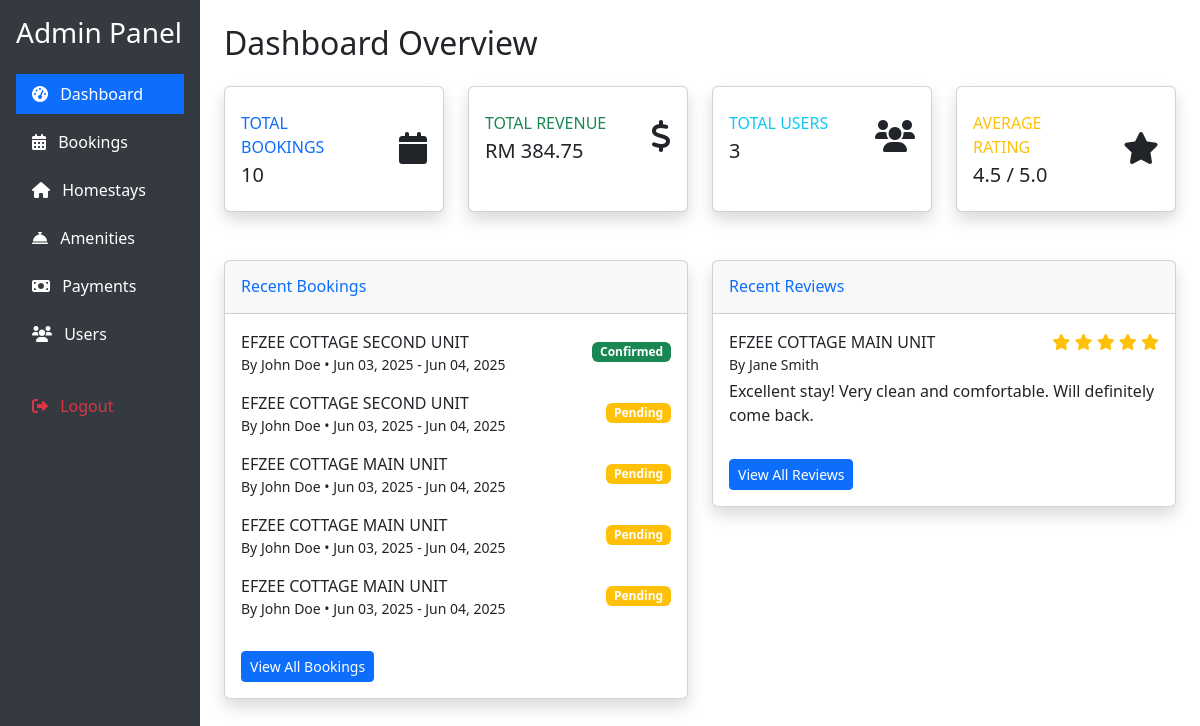
/admin.php (signed in), run on the app's committed database.
### tables this page shows
CREATE TABLE `bookings` (
  `booking_id` int NOT NULL,
  `user_id` int DEFAULT NULL,
  `homestay_id` int DEFAULT NULL,
  `check_in_date` date NOT NULL,
  `check_out_date` date NOT NULL,
  `total_guests` int NOT NULL,
  `total_price` decimal(10,2) NOT NULL,
  `status` enum('pending','confirmed','cancelled','completed') DEFAULT 'pending'
);

CREATE TABLE `homestays` (
  `homestay_id` int NOT NULL,
  `name` varchar(100) NOT NULL,
  `description` text,
  `address` text NOT NULL,
  `price_per_night` decimal(10,2) NOT NULL,
  `max_guests` int NOT NULL,
  `bedrooms` int NOT NULL,
  `bathrooms` int NOT NULL,
  `status` enum('available','booked','maintenance') DEFAULT 'available'
);

CREATE TABLE `users` (
  `user_id` int NOT NULL,
  `name` varchar(100) NOT NULL,
  `email` varchar(100) NOT NULL,
  `password` varchar(255) NOT NULL,
  `phone` varchar(20) DEFAULT NULL,
  `role` enum('guest','admin') DEFAULT 'guest',
  `created_at` timestamp NULL DEFAULT CURRENT_TIMESTAMP
);

CREATE TABLE `reviews` (
  `review_id` int NOT NULL,
  `booking_id` int DEFAULT NULL,
  `user_id` int DEFAULT NULL,
  `homestay_id` int DEFAULT NULL,
  `rating` int NOT NULL,
  `comment` text,
  `status` enum('pending','approved','rejected') DEFAULT 'pending',
  `created_at` timestamp NULL DEFAULT CURRENT_TIMESTAMP
);

### admin.php (the view, shortened to what this page needs)
<?php
require_once 'config.php';
?>
<!DOCTYPE html>
<html lang="en">
<head>
    <link href="https://cdn.jsdelivr.net/npm/bootstrap@5.3.0/dist/css/bootstrap.min.css" rel="stylesheet">
    <link href="https://cdnjs.cloudflare.com/ajax/libs/font-awesome/6.0.0/css/all.min.css" rel="stylesheet">
</head>
<body>
    <div class="container-fluid">
        <div class="row">
            <div class="col-md-3 col-lg-2 sidebar p-3">
                <h3 class="text-white mb-4">Admin Panel</h3>
                <div class="nav flex-column">
                    <a href="admin.php" class="nav-link active mb-2">
                        <i class="fas fa-tachometer-alt me-2"></i> Dashboard
                    </a>
                    <a href="admin_bookings.php" class="nav-link mb-2">
                        <i class="fas fa-calendar-alt me-2"></i> Bookings
                    </a>
                    <a href="admin_homestays.php" class="nav-link mb-2">
                        <i class="fas fa-home me-2"></i> Homestays
                    </a>
                    <a href="admin_amenities.php" class="nav-link mb-2">
                        <i class="fas fa-concierge-bell me-2"></i> Amenities
                    </a>
                    <a href="admin_payments.php" class="nav-link mb-2">
                        <i class="fas fa-money-bill me-2"></i> Payments
                    </a>
                    <a href="admin_users.php" class="nav-link mb-2">
                        <i class="fas fa-users me-2"></i> Users
                    </a>
                    <a href="logout.php" class="nav-link mt-4 text-danger">
                        <i class="fas fa-sign-out-alt me-2"></i> Logout
                    </a>
                </div>
            </div>
            <div class="col-md-9 col-lg-10 p-4">
                <h2 class="mb-4">Dashboard Overview</h2>
                <div class="row mb-4">
                    <?php
                    $stmt = $conn->prepare("SELECT COUNT(*) as count FROM bookings");
                    $stmt->execute();
                    $bookings_count = $stmt->get_result()->fetch_assoc()['count'];
                    $stmt = $conn->prepare("SELECT SUM(amount) as total FROM payments WHERE status = 'completed'");
                    $stmt->execute();
                    $total_revenue = $stmt->get_result()->fetch_assoc()['total'] ?? 0;
                    $stmt = $conn->prepare("SELECT COUNT(*) as count FROM users WHERE role = 'guest'");
                    $stmt->execute();
                    $users_count = $stmt->get_result()->fetch_assoc()['count'];
                    $stmt = $conn->prepare("SELECT AVG(rating) as avg FROM reviews");
                    $stmt->execute();
                    $avg_rating = number_format($stmt->get_result()->fetch_assoc()['avg'] ?? 0, 1);
                    ?>
                    <div class="col-md-6 col-xl-3 mb-4">
                        <div class="card border-left-primary shadow h-100 py-2">
                            <div class="card-body">
                                <div class="row no-gutters align-items-center">
                                    <div class="col mr-2">
                                        <div class="text-xs font-weight-bold text-primary text-uppercase mb-1">Total
                                            Bookings</div>
                                        <div class="h5 mb-0 font-weight-bold text-gray-800">
                                            <?php echo $bookings_count; ?>
                                        </div>
                                    </div>
                                    <div class="col-auto">
                                        <i class="fas fa-calendar fa-2x text-gray-300"></i>
                                    </div>
                                </div>
                            </div>
                        </div>
                    </div>
                    <div class="col-md-6 col-xl-3 mb-4">
                        <div class="card border-left-success shadow h-100 py-2">
                            <div class="card-body">
                                <div class="row no-gutters align-items-center">
                                    <div class="col mr-2">
                                        <div class="text-xs font-weight-bold text-success text-uppercase mb-1">Total
                                            Revenue</div>
                                        <div class="h5 mb-0 font-weight-bold text-gray-800">RM
                                            <?php echo number_format($total_revenue, 2); ?>
                                        </div>
                                    </div>
                                    <div class="col-auto">
                                        <i class="fas fa-dollar-sign fa-2x text-gray-300"></i>
                                    </div>
                                </div>
                            </div>
                        </div>
                    </div>
                    <div class="col-md-6 col-xl-3 mb-4">
                        <div class="card border-left-info shadow h-100 py-2">
                            <div class="card-body">
                                <div class="row no-gutters align-items-center">
                                    <div class="col mr-2">
                                        <div class="text-xs font-weight-bold text-info text-uppercase mb-1">Total Users
                                        </div>
                                        <div class="h5 mb-0 font-weight-bold text-gray-800"><?php echo $users_count; ?>
                                        </div>
                                    </div>
                                    <div class="col-auto">
                                        <i class="fas fa-users fa-2x text-gray-300"></i>
                                    </div>
                                </div>
                            </div>
                        </div>
                    </div>
                    <div class="col-md-6 col-xl-3 mb-4">
                        <div class="card border-left-warning shadow h-100 py-2">
                            <div class="card-body">
                                <div class="row no-gutters align-items-center">
                                    <div class="col mr-2">
                                        <div class="text-xs font-weight-bold text-warning text-uppercase mb-1">Average
                                            Rating</div>
                                        <div class="h5 mb-0 font-weight-bold text-gray-800"><?php echo $avg_rating; ?> /
                                            5.0</div>
                                    </div>
                                    <div class="col-auto">
                                        <i class="fas fa-star fa-2x text-gray-300"></i>
                                    </div>
                                </div>
                            </div>
                        </div>
                    </div>
                </div>
                <div class="row">
                    <div class="col-12 col-xl-6 mb-4">
                        <div class="card shadow">
                            <div class="card-header py-3">
                                <h6 class="m-0 font-weight-bold text-primary">Recent Bookings</h6>
                            </div>
                            <div class="card-body">
                                <?php
                                $stmt = $conn->prepare("SELECT b.*, u.name as user_name, h.name as homestay_name
                                                   FROM bookings b
                                                   JOIN users u ON b.user_id = u.user_id
                                                   JOIN homestays h ON b.homestay_id = h.homestay_id
                                                   ORDER BY b.homestay_id DESC LIMIT 5");
                                $stmt->execute();
                                $recent_bookings = $stmt->get_result();
                                while ($booking = $recent_bookings->fetch_assoc()): ?>
                                    <div class="d-flex justify-content-between align-items-center mb-3">
                                        <div>
                                            <div class="font-weight-bold">
                                                <?php echo htmlspecialchars($booking['homestay_name']); ?>
                                            </div>
                                            <div class="small text-gray-600">
                                                By <?php echo htmlspecialchars($booking['user_name']); ?> •
                                                <?php echo date('M d, Y', strtotime($booking['check_in_date'])); ?> -
                                                <?php echo date('M d, Y', strtotime($booking['check_out_date'])); ?>
                                            </div>
                                        </div>
                                        <span class="badge bg-<?php
                                        echo match ($booking['status']) {
                                            'confirmed' => 'success',
                                            'pending' => 'warning',
                                            'cancelled' => 'danger'
                                        };
                                        ?>"><?php echo ucfirst($booking['status']); ?></span>
                                    </div>
                                <?php endwhile; ?>
                                <a href="admin_bookings.php" class="btn btn-primary btn-sm mt-3">View All Bookings</a>
                            </div>
                        </div>
                    </div>
                    <div class="col-12 col-xl-6 mb-4">
                        <div class="card shadow">
                            <div class="card-header py-3">
                                <h6 class="m-0 font-weight-bold text-primary">Recent Reviews</h6>
                            </div>
                            <div class="card-body">
                                <?php
                                $stmt = $conn->prepare("SELECT r.*, u.name as user_name, h.name as homestay_name
                                                   FROM reviews r
                                                   JOIN bookings b ON r.booking_id = b.booking_id
                                                   JOIN users u ON b.user_id = u.user_id
                                                   JOIN homestays h ON b.homestay_id = h.homestay_id
                                                   ORDER BY r.created_at DESC LIMIT 5");
                                $stmt->execute();
                                $recent_reviews = $stmt->get_result();
                                while ($review = $recent_reviews->fetch_assoc()): ?>
                                    <div class="mb-3">
                                        <div class="d-flex justify-content-between">
                                            <div class="font-weight-bold">
                                                <?php echo htmlspecialchars($review['homestay_name']); ?>
                                            </div>
                                            <div class="text-warning">
                                                <?php for ($i = 0; $i < $review['rating']; $i++): ?>
                                                    <i class="fas fa-star"></i>
                                                <?php endfor; ?>
                                            </div>
                                        </div>
                                        <div class="small text-gray-600">By
                                            <?php echo htmlspecialchars($review['user_name']); ?>
                                        </div>
                                        <div class="mt-1"><?php echo htmlspecialchars($review['comment']); ?></div>
                                    </div>
                                <?php endwhile; ?>
                                <a href="admin_reviews.php" class="btn btn-primary btn-sm mt-3">View All Reviews</a>
                            </div>
                        </div>
                    </div>
                </div>
            </div>
        </div>
    </div>
</body>
</html>

### admin.php (style rules this page uses)
.sidebar { min-height: 100vh; background-color: #343a40; }
.nav-link { color: #fff; }
.nav-link.active { background-color: #0d6efd; }

### data on the page
bookings: homestay.name "EFZEE COTTAGE SECOND UNIT", user.name "John Doe", check_in_date "Jun 03, 2025", check_out_date "Jun 04, 2025", status "Confirmed"
bookings: homestay.name "EFZEE COTTAGE SECOND UNIT", user.name "John Doe", check_in_date "Jun 03, 2025", check_out_date "Jun 04, 2025", status "Pending"
bookings: homestay.name "EFZEE COTTAGE MAIN UNIT", user.name "John Doe", check_in_date "Jun 03, 2025", check_out_date "Jun 04, 2025", status "Pending"
bookings: homestay.name "EFZEE COTTAGE MAIN UNIT", user.name "John Doe", check_in_date "Jun 03, 2025", check_out_date "Jun 04, 2025", status "Pending"
bookings: homestay.name "EFZEE COTTAGE MAIN UNIT", user.name "John Doe", check_in_date "Jun 03, 2025", check_out_date "Jun 04, 2025", status "Pending"
reviews: homestays.name "EFZEE COTTAGE MAIN UNIT", rating 5 (drawn), users.name "Jane Smith", comment "Excellent stay! Very clean and comfortable. Will definitely come back."

### other printed values
$bookings_count "10"
$total_revenue "384.75"
$users_count "3"
$avg_rating "4.5"
